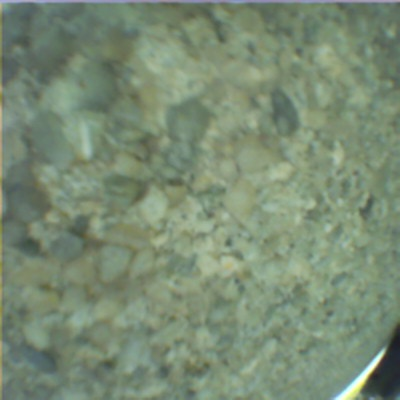
#> input picture my_dataset/CONCRETE/0005.jpg, 400 x 400 px
$ python -i texture_recognition.py   (imports and definitions only)
#> lines starting #> are read from the running program, lines starting #| are printed output that depends on the picture; after the words box and inside, x2 and y2 are one past the last pixel; in counts of white or black regions, pixels touching at a corner belong together
"""
Magic Finger – Camera-based Texture Recognition
================================================
Faithful implementation of the texture sensing pipeline from:

  Yang, X.-D., Grossman, T., Wigdor, D., Fitzmaurice, G.
  "Magic Finger: Always-Available Input through Finger Instrumentation"
  ACM UIST 2012, pp. 147–156.
  https://doi.org/10.1145/2380116.2380137

  - 59-dim uniform LBP (Ojala 2002), hand-rolled with bilinear interpolation
  - Tuned RBF-SVM with calibrated probabilities
  - Model persistence (save/load)
  - Zero-dependency KNN fallback
  - Synthetic demo (no camera or dataset needed)
  - MagicFingerConfig dataclass for clean parameter management   [from draft]
  - Three-level dataset layout (environmental / artificial / mixed) [from draft]
  - Crop-size ablation replicating Figure 7 of the paper          [from draft]
  - DataMatrix decoding via pylibdmtx                             [from draft]

Hardware in the paper:
  * AWAIBA NanEye RGB micro-camera  -  248x248 px @ 3 um^2/px, 44 fps
  * Cropped to 175x175 px (70% of sensor view)
  * 5 mm white LED (illuminates surface; doubles as output indicator)
  * ADNS-2620 optical-flow sensor (X-Y movement only, not used for texture)

Usage
-----
  python magic_finger.py --mode collect --label wood   # gather training data
  python magic_finger.py --mode train                  # fit SVM
  python magic_finger.py --mode train --ablation       # + Figure 7 crop ablation
  python magic_finger.py --mode run                    # real-time recognition
  python magic_finger.py --mode demo                   # synthetic 5-fold benchmark

Dataset layout (mirrors paper's evaluation structure):
  dataset/
      environmental/          # natural surfaces
          desk/img001.jpg ...
          keyboard/img001.jpg ...
      artificial/             # printed ASCII textures
          A/img001.jpg ...
      mixed/                  # combined set (paper's 32-class eval)
          desk/
          A/
          ...
"""

from __future__ import annotations

import argparse
import glob
import os
import pickle
import time
from collections import Counter, deque
from dataclasses import dataclass, field
from pathlib import Path
from typing import Dict, List, Optional, Sequence, Tuple

import cv2
import numpy as np

# -- optional sklearn ---------------------------------------------------------
try:
    from sklearn.model_selection import GridSearchCV, StratifiedKFold, cross_val_score
    from sklearn.pipeline import Pipeline
    from sklearn.preprocessing import StandardScaler
    from sklearn.svm import SVC
    SKLEARN_OK = True
except ImportError:
    SKLEARN_OK = False
    print("[warn] scikit-learn not found - KNN fallback active")

# -- optional DataMatrix ------------------------------------------------------
try:
    from pylibdmtx.pylibdmtx import decode as _dmtx_decode
    HAS_DMTX = True
except Exception:
    HAS_DMTX = False


# -----------------------------------------------------------------------------
# Configuration  (dataclass from draft - cleaner than scattered constants)
# -----------------------------------------------------------------------------

@dataclass
class MagicFingerConfig:
    # -- image sizes ----------------------------------------------------------
    # Paper: "175x175 rectangle (yellow region)" = 70% of 248x248 NanEye view
    recognition_crop_size: int = 175
    # Paper: "60x60 pixel square" used for the contrast / contact metric
    contrast_patch_size: int = 60

    # -- LBP (Ojala et al. PAMI 2002) -----------------------------------------
    # P=8, R=1 -> 58 uniform patterns + 1 catch-all = 59-dim histogram.
    # The paper calls these the "10 microstructures" (semantic families, not
    # the bin count): flat, 4 edge orientations, 4 corner orientations, spot.
    lbp_points: int = 8
    lbp_radius: int = 1

    # -- contact detection ----------------------------------------------------
    # Must be calibrated to your LED brightness and lens distance.
    # Paper: contrast jumps when LED reflection returns on touch-down.
    touch_down_threshold: float = 15.0
    lift_up_threshold: float = 9.0     # hysteresis: lower than touch_down
    debounce_frames: int = 3

    # -- SVM ------------------------------------------------------------------
    # Grid-searched as per paper ("tuned required SVM parameters").
    # probability=True gives Platt-scaled [0,1] confidence, not a raw margin.
    svm_c_grid: List[float] = field(default_factory=lambda: [0.1, 1, 10, 100])
    svm_gamma_grid: List = field(default_factory=lambda: ["scale", "auto", 0.001, 0.01])

    # -- evaluation -----------------------------------------------------------
    n_splits: int = 5              # paper: 5-fold CV
    random_state: int = 42
    # Paper Figure 7: crop sizes tested for sensor flexibility
    ablation_crop_sizes: Tuple[int, ...] = (18, 70, 122, 175)
    # Paper: 10 snaps x 2/day x 3 days = 60 samples/class
    samples_per_class: int = 60

    # -- runtime --------------------------------------------------------------
    history_len: int = 9           # temporal smoothing window
    confidence_threshold: float = 0.60

    # -- paths ----------------------------------------------------------------
    dataset_root: str = "dataset"
    model_path: str = "magic_finger_model.pkl"


CFG = MagicFingerConfig()

IMG_EXTS = ("*.jpg", "*.jpeg", "*.png", "*.bmp", "*.tif", "*.tiff")


# -----------------------------------------------------------------------------
# 1.  UNIFORM LBP  (Ojala et al. PAMI 2002) - hand-rolled, no skimage needed
# -----------------------------------------------------------------------------

def _build_uniform_lbp_map(n_points: int) -> np.ndarray:
    """
    Lookup table: LBP code (0 ... 2^P - 1) -> uniform bin index.

    A pattern is *uniform* if it has <= 2 circular bit-transitions.
    For P=8: 58 uniform patterns + 1 non-uniform catch-all = 59 bins.
    These 59 bins map onto the "10 microstructure" semantic families
    described by Ojala (flat areas, edges x4 orientations, corners x4,
    spots) - the "10" is a semantic grouping, NOT the histogram dimension.
    """
#> called with n_points = 8
    n_codes = 2 ** n_points
    mapping = np.full(n_codes, -1, dtype=np.int32)
    uni_idx = 0
    for code in range(n_codes):
        bits = [(code >> i) & 1 for i in range(n_points)]
        transitions = sum(bits[i] != bits[(i + 1) % n_points]
                          for i in range(n_points))
        if transitions <= 2:
            mapping[code] = uni_idx
            uni_idx += 1
    mapping[mapping == -1] = uni_idx   # non-uniform catch-all
    return mapping                      # values in [0, 58] for P=8


_LBP_MAP_P8 = _build_uniform_lbp_map(8)   # precomputed for default P=8


def compute_uniform_lbp(gray: np.ndarray,
                         radius: int = CFG.lbp_radius,
                         n_points: int = CFG.lbp_points) -> np.ndarray:
    """
    Normalised uniform LBP histogram.

    Uses bilinear interpolation for sub-pixel neighbour sampling, matching
    the formulation in Ojala 2002.  Orientation-invariant and grayscale-
    invariant, as stated in the paper.

    Returns a (59,) float32 vector for the default P=8, R=1.
    """
    h, w = gray.shape
    lbp  = np.zeros((h, w), dtype=np.int32)
    fp   = gray.astype(np.float32)

    for p in range(n_points):
        theta = 2.0 * np.pi * p / n_points
        xn = np.clip(np.arange(w) + radius * np.cos(theta), 0, w - 1)
        yn = np.clip(np.arange(h) + radius * np.sin(theta), 0, h - 1)

        x0, y0 = xn.astype(int), yn.astype(int)
        x1 = np.clip(x0 + 1, 0, w - 1)
        y1 = np.clip(y0 + 1, 0, h - 1)
        fx = (xn - x0)[None, :]
        fy = (yn - y0)[:, None]

        neighbor = (
            (1 - fy) * (1 - fx) * fp[y0][:, x0] +
            (1 - fy) *       fx  * fp[y0][:, x1] +
                  fy  * (1 - fx) * fp[y1][:, x0] +
                  fy  *       fx  * fp[y1][:, x1]
        )
        lbp += (neighbor >= fp).astype(np.int32) << p

    mapping = _LBP_MAP_P8 if n_points == 8 else _build_uniform_lbp_map(n_points)
    n_bins  = int(mapping.max()) + 1
    mapped  = mapping[lbp.ravel() % (2 ** n_points)]
    hist, _ = np.histogram(mapped, bins=n_bins, range=(0, n_bins))
    hist    = hist.astype(np.float32)
    norm    = hist.sum()
    if norm > 0:
        hist /= norm
    return hist


# -----------------------------------------------------------------------------
# 2.  IMAGE UTILITIES
# -----------------------------------------------------------------------------

def to_gray(img: np.ndarray) -> np.ndarray:
    return cv2.cvtColor(img, cv2.COLOR_BGR2GRAY) if img.ndim == 3 else img


def center_crop(img: np.ndarray, size: int) -> np.ndarray:
    h, w = img.shape[:2]
    size = min(size, h, w)
    y0 = (h - size) // 2
    x0 = (w - size) // 2
    return img[y0: y0 + size, x0: x0 + size]


def extract_features(frame: np.ndarray,
                     crop_size: int = CFG.recognition_crop_size) -> np.ndarray:
    """
    Full pipeline:  BGR frame -> grayscale -> center crop -> 59-dim LBP hist.
    crop_size can be varied to replicate Figure 7 of the paper.
    """
    gray = to_gray(frame)
    roi  = center_crop(gray, crop_size)
    roi  = cv2.resize(roi, (crop_size, crop_size), interpolation=cv2.INTER_AREA)
    return compute_uniform_lbp(roi)


# -----------------------------------------------------------------------------
# 3.  CONTACT DETECTION
# -----------------------------------------------------------------------------

# [13 lines left out: function contrast_metric, not called in this run]


class ContactDetector:
    """
    Hysteretic contact detector with debounce.

    Combines:
      - Separate touch-down / lift-up thresholds (hysteresis)
      - N-frame debounce counter before state transitions commit
      - Sliding window average to suppress single-frame spikes
    """

    # [40 lines left out: functions __init__, update, not called in this run]

    @property
    def in_contact(self) -> bool:
        return self._in_contact


# -----------------------------------------------------------------------------
# 4.  CLASSIFIER
# -----------------------------------------------------------------------------

class _KNNFallback:
    """3-NN Euclidean classifier - used when scikit-learn is unavailable."""

    # [4 lines left out: function __init__, not called in this run]

    def fit(self, X: np.ndarray, y: np.ndarray):
        self.X, self.y = list(X), list(y)

    # [80 lines left out: functions predict, predict_proba, _tune_svm, list_images, load_dataset, not called in this run]


# -----------------------------------------------------------------------------
# 6.  TextureRecognizer
# -----------------------------------------------------------------------------

class TextureRecognizer:
    """
    Encapsulates training, evaluation, prediction, and persistence.

    Paper protocol:
      - 60 samples/class  (10 snaps x 2/day x 3 days)
      - order randomised before 5-fold CV
      - RBF-SVM with C, gamma chosen by CV
    """

    # [388 lines left out: functions __init__, train, predict, save, load, run_ablation and 6 more, not called in this run]


# [2 lines not run here, left out]

>>> import cv2
>>> picture = cv2.imread('my_dataset/CONCRETE/0005.jpg')
#> picture is the input picture: shape (400, 400, 3); mean B, G, R 115.9, 139.2, 121.6
>>> result = extract_features(picture)
#> in to_gray, `return cv2.cvtColor(img, cv2.COLOR_BGR2GRAY) if img.ndim == 3 else img`:
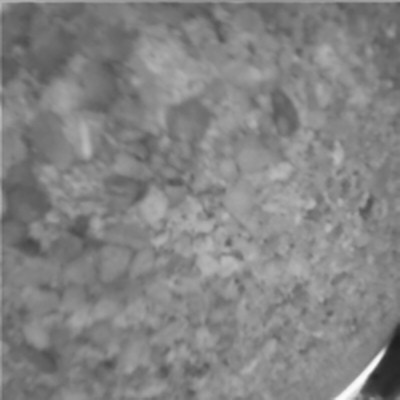
#> returned value: shape (400, 400); min 30, max 252, mean 131.3
#> in center_crop, `return img[y0: y0 + size, x0: x0 + size]`:
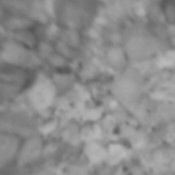
#> returned value: shape (175, 175); min 86, max 186, mean 139.8
#> the loop in compute_uniform_lbp, `for p in range(n_points):` made 8 passes
#> pass 1, in compute_uniform_lbp, `lbp += (neighbor >= fp).astype(np.int32) << p`:
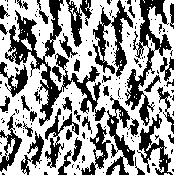
#> lbp: shape (175, 175) int32; values 0 (black) and 1 (white), 60.2% white; 169 black regions (128 under 20 px), largest, box (x1, y1, x2, y2) and area: (5, 0, 106, 126) 2714, (125, 0, 172, 126) 1626, (93, 0, 133, 77) 1068
#> pass 2, in compute_uniform_lbp, `lbp += (neighbor >= fp).astype(np.int32) << p`:
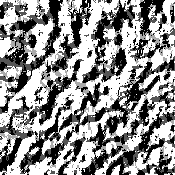
#> lbp: shape (175, 175) int32; min 0, max 3, mean 1.69; drawn with min black and max white
#> after the loop in compute_uniform_lbp, `for p in range(n_points):`:
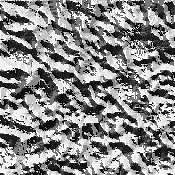
#> lbp: shape (175, 175) int32; min 0, max 255, mean 136.3
#> in compute_uniform_lbp, `n_bins  = int(mapping.max()) + 1`: n_bins = 59
#> in compute_uniform_lbp, `hist, _ = np.histogram(mapped, bins=n_bins, range=(0, n_bins))`: hist = 59 values, max 1641 at index 32, min 2 at index 2, mean 519.1
#> in compute_uniform_lbp, `norm    = hist.sum()`: norm = 30625
#> in compute_uniform_lbp, `hist /= norm`: hist = 59 values, max 0.0536 at index 32, min 6.53e-05 at index 2, mean 0.0169
#> result has the same summary as hist in compute_uniform_lbp

$ run again, on my_dataset/CONCRETE/0009.jpg
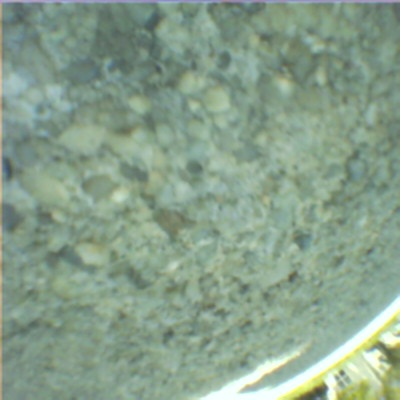
#> input picture my_dataset/CONCRETE/0009.jpg, 400 x 400 px
#> picture is the input picture: shape (400, 400, 3); mean B, G, R 139.2, 159.1, 135.9
#> the loop in compute_uniform_lbp, `for p in range(n_points):` made 8 passes
#> pass 1, in compute_uniform_lbp, `lbp += (neighbor >= fp).astype(np.int32) << p`:
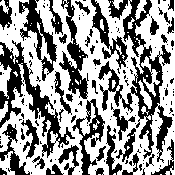
#> lbp: shape (175, 175) int32; values 0 (black) and 1 (white), 58.3% white; 145 black regions (106 under 20 px), largest, box (x1, y1, x2, y2) and area: (98, 0, 173, 163) 2902, (0, 40, 75, 158) 2075, (59, 0, 89, 99) 1029
#> after the loop in compute_uniform_lbp, `for p in range(n_points):`:
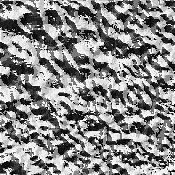
#> lbp: shape (175, 175) int32; min 0, max 255, mean 135.5
#> n_bins = 59
#> in compute_uniform_lbp, `hist, _ = np.histogram(mapped, bins=n_bins, range=(0, n_bins))`: hist = 59 values, max 1585 at index 43, min 0 at index 29, mean 519.1
#> norm = 30625
#> in compute_uniform_lbp, `hist /= norm`: hist = 59 values, max 0.0518 at index 43, min 0 at index 29, mean 0.0169
#> result has the same summary as hist in compute_uniform_lbp

$ run again, on my_dataset/CONCRETE/0035.jpg
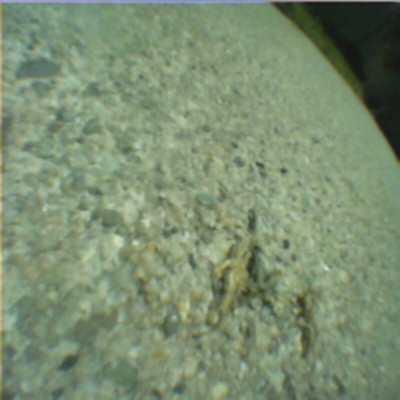
#> input picture my_dataset/CONCRETE/0035.jpg, 400 x 400 px
#> picture is the input picture: shape (400, 400, 3); mean B, G, R 112.3, 141.6, 123.2
#> the loop in compute_uniform_lbp, `for p in range(n_points):` made 8 passes
#> pass 1, in compute_uniform_lbp, `lbp += (neighbor >= fp).astype(np.int32) << p`:
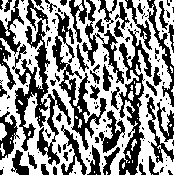
#> lbp: shape (175, 175) int32; values 0 (black) and 1 (white), 55.7% white; 145 black regions (93 under 20 px), largest, box (x1, y1, x2, y2) and area: (12, 0, 50, 151) 1961, (119, 29, 152, 175) 1705, (52, 12, 107, 150) 1628
#> after the loop in compute_uniform_lbp, `for p in range(n_points):`:
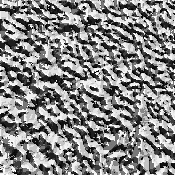
#> lbp: shape (175, 175) int32; min 0, max 255, mean 134.3
#> n_bins = 59
#> in compute_uniform_lbp, `hist, _ = np.histogram(mapped, bins=n_bins, range=(0, n_bins))`: hist = 59 values, max 1940 at index 38, min 1 at index 7, mean 519.1
#> norm = 30625
#> in compute_uniform_lbp, `hist /= norm`: hist = 59 values, max 0.0633 at index 38, min 3.27e-05 at index 7, mean 0.0169
#> result has the same summary as hist in compute_uniform_lbp

$ run again, on my_dataset/CONCRETE/0036.jpg
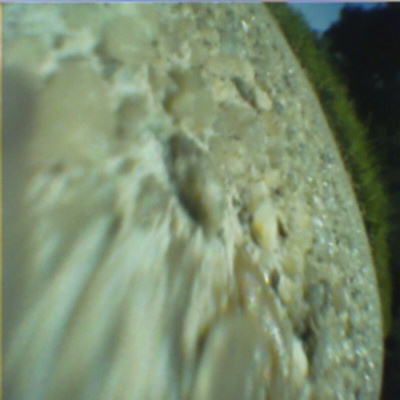
#> input picture my_dataset/CONCRETE/0036.jpg, 400 x 400 px
#> picture is the input picture: shape (400, 400, 3); mean B, G, R 109.8, 138.1, 121
#> the loop in compute_uniform_lbp, `for p in range(n_points):` made 8 passes
#> pass 1, in compute_uniform_lbp, `lbp += (neighbor >= fp).astype(np.int32) << p`:
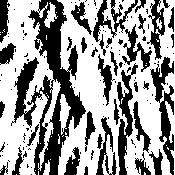
#> lbp: shape (175, 175) int32; values 0 (black) and 1 (white), 61% white; 123 black regions (87 under 20 px), largest, box (x1, y1, x2, y2) and area: (11, 0, 86, 175) 4614, (150, 57, 174, 175) 1086, (117, 63, 138, 175) 907
#> after the loop in compute_uniform_lbp, `for p in range(n_points):`:
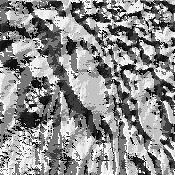
#> lbp: shape (175, 175) int32; min 0, max 255, mean 141.3
#> n_bins = 59
#> in compute_uniform_lbp, `hist, _ = np.histogram(mapped, bins=n_bins, range=(0, n_bins))`: hist = 59 values, max 2639 at index 32, min 1 at index 2, mean 519.1
#> norm = 30625
#> in compute_uniform_lbp, `hist /= norm`: hist = 59 values, max 0.0862 at index 32, min 3.27e-05 at index 2, mean 0.0169
#> result has the same summary as hist in compute_uniform_lbp
